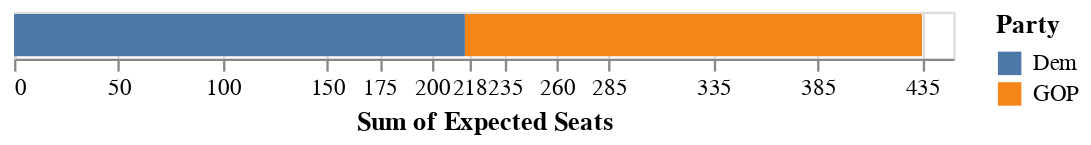

Notebook code for this chart:
### Code cell
#output majority control chart
cd_scale = [0,50,100,150,175,200,218,235,260,285,335,385,435]
alt.Chart(expec).mark_bar().encode(
    alt.X('sum(Expected Seats)',axis=alt.Axis(values=cd_scale)),
    alt.Color('Party')
)

### Figure 1 — Vega-Lite specification as saved in the notebook (floating-point values rounded to 4 significant figures)
{"config": {"view": {"continuousWidth": 400, "continuousHeight": 300}}, "data": {"name": "data-b1b795791b542e8d997a0dfa003c027c"}, "mark": "bar", "encoding": {"color": {"field": "Party", "type": "nominal"}, "x": {"aggregate": "sum", "axis": {"values": [0, 50, 100, 150, 175, 200, 218, 235, 260, 285, 335, 385, 435]}, "field": "Expected Seats", "type": "quantitative"}}, "$schema": "https://vega.github.io/schema/vega-lite/v4.17.0.json", "datasets": {"data-b1b795791b542e8d997a0dfa003c027c": [{"Expected Seats": 219.0, "Party": "GOP"}, {"Expected Seats": 216.0, "Party": "Dem"}]}}
